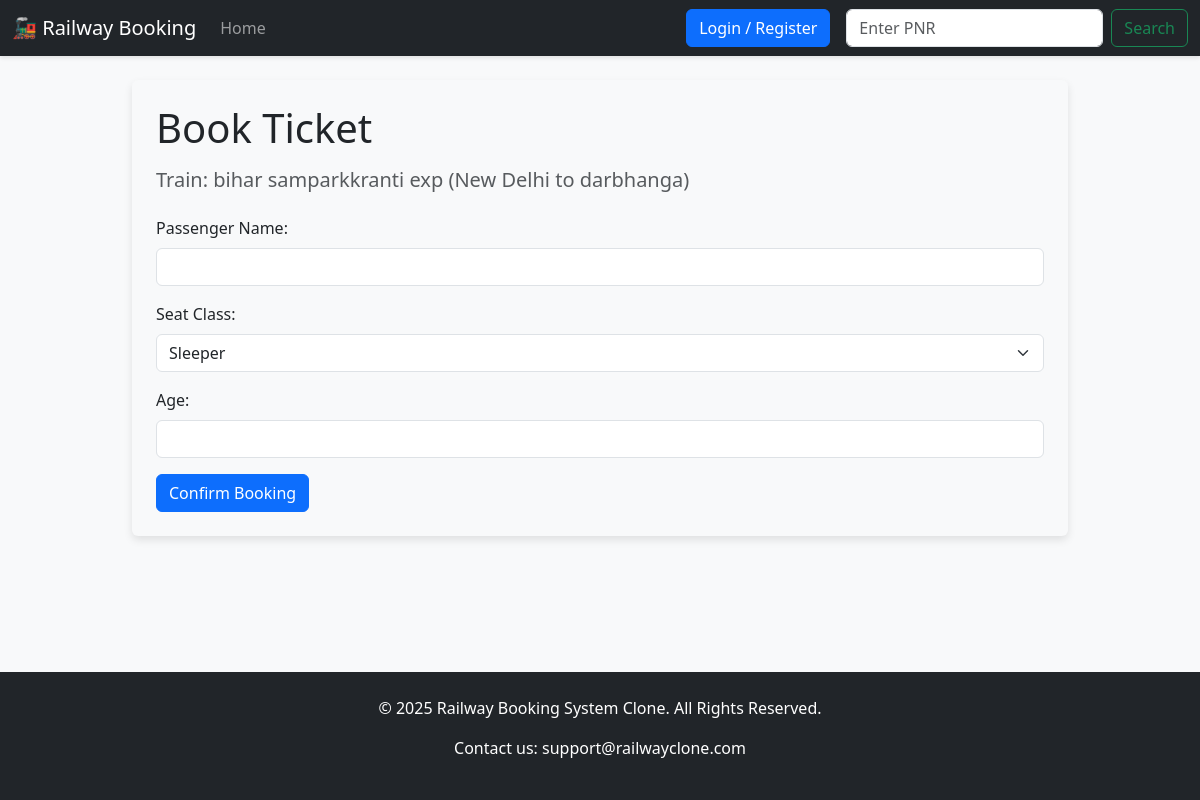
Page /book/9 on the earlier database version.
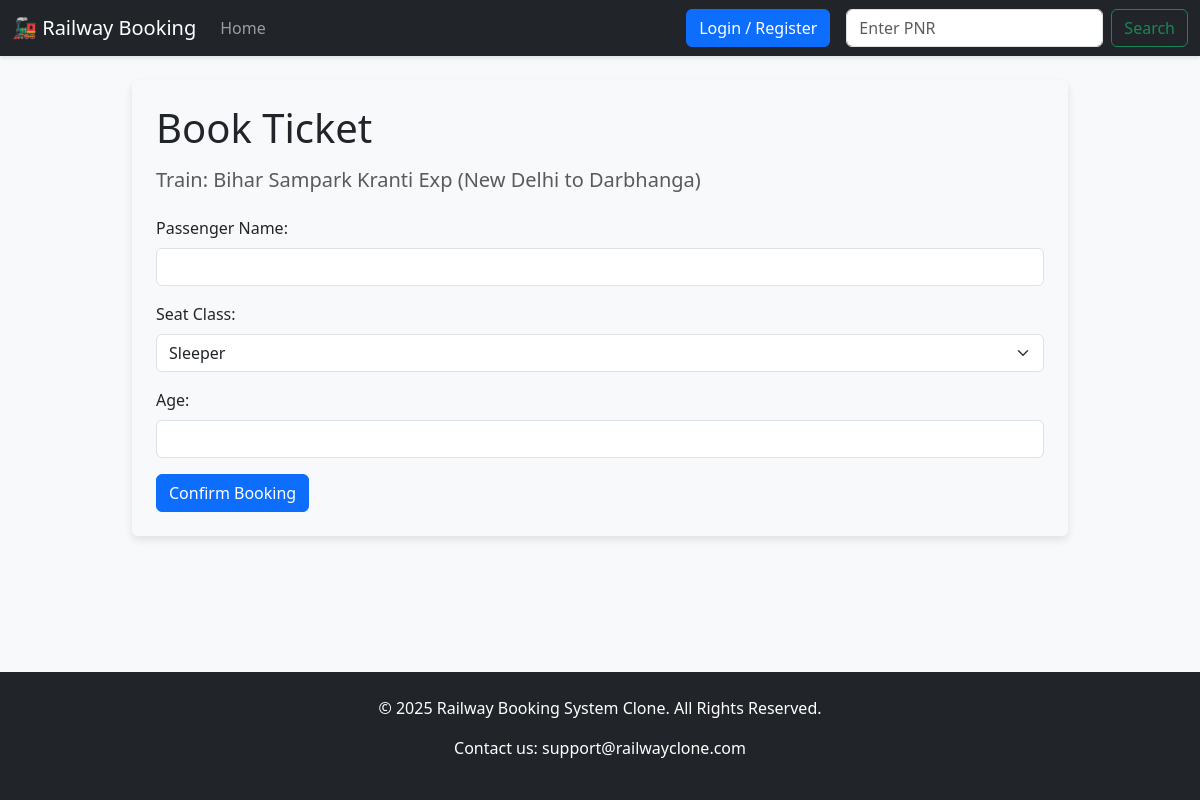
Same page on the later database version.
### app.py (models this page shows)
class Train(db.Model):
    id = db.Column(db.Integer, primary_key=True)
    train_name = db.Column(db.String(100), nullable=False)
    source = db.Column(db.String(100), nullable=False)
    destination = db.Column(db.String(100), nullable=False)
    departure_time = db.Column(db.String(10), nullable=False) # e.g., '06:15'
    total_seats = db.Column(db.Integer, nullable=False)

### app.py (the view)
@app.route('/book/<int:train_id>')
def book(train_id):
    train_to_book = Train.query.get_or_404(train_id)
    confirmed_bookings = Booking.query.filter_by(train_id=train_id).count()
    available_seats = train_to_book.total_seats - confirmed_bookings
    if available_seats <= 0:
        flash('Sorry, no seats available on this train.', 'danger') # 'danger' is a bootstrap class for red alerts
        return redirect(url_for('index')) # Redirect back to home/search page
    return render_template('booking_form.html', train=train_to_book)

### templates/booking_form.html (shortened to what this page needs)
{% extends 'base.html' %}
{% block content %}
  <div class="card bg-light p-4">
    <h1 class="display-6 mb-3">Book Ticket</h1>
    <h5 class="mb-4 text-muted">Train: {{ train.train_name }} ({{ train.source }} to {{ train.destination }})</h5>
    <form action="{{ url_for('submit_booking') }}" method="post">
      <div class="mb-3">
        <label for="passenger_name" class="form-label">Passenger Name:</label>
        <input type="text" class="form-control" id="passenger_name" name="passenger_name" required>
      </div>
      <div class="mb-3">
        <label for="seat_class" class="form-label">Seat Class:</label>
        <select class="form-select" id="seat_class" name="seat_class">
          <option>Sleeper</option>
        </select>
      </div>
      <div class="mb-3">
        <label for="passenger_age" class="form-label">Age:</label>
        <input type="number" class="form-control" id="passenger_age" name="passenger_age" min="1" required>
      </div>
      <button type="submit" class="btn btn-primary">Confirm Booking</button>
    </form>
  </div>
{% endblock %}

### templates/base.html (shortened to what this page needs)
<!doctype html>
<html lang="en" class="h-100">
  <head>
    <link href="https://cdn.jsdelivr.net/npm/bootstrap@5.3.3/dist/css/bootstrap.min.css" rel="stylesheet">
    <link rel="stylesheet" href="{{ url_for('static', filename='css/style.css') }}">
    <link rel="stylesheet" href="{{ url_for('static', filename='css/auth_modal.css') }}">
  </head>
  <body class="d-flex flex-column h-100">
    <nav class="navbar navbar-expand-lg navbar-dark bg-dark">
      <div class="container-fluid">
        <a class="navbar-brand" href="/">🚂 Railway Booking</a>
        <div class="collapse navbar-collapse" id="navbarNav">
          <ul class="navbar-nav me-auto mb-2 mb-lg-0">
            <li class="nav-item">
              <a class="nav-link" href="{{ url_for('index') }}">Home</a>
            </li>
          </ul>
         <ul class="navbar-nav ms-auto mb-2 mb-lg-0 align-items-center">
           {% if session.logged_in %}
             {% if session.is_admin %}
               <li class="nav-item">
                 <a class="nav-link" href="{{ url_for('admin_dashboard') }}">Admin Panel</a>
               </li>
             {% endif %}
             <li class="nav-item dropdown">
               <a class="nav-link dropdown-toggle" href="#" role="button" data-bs-toggle="dropdown">
                 Welcome, {{ session.username }}
               </a>
               <ul class="dropdown-menu dropdown-menu-end">
                 <li><a class="dropdown-item" href="{{ url_for('logout') }}">Logout</a></li>
               </ul>
             </li>
           {% else %}
             <li class="nav-item">
               <button type="button" class="btn btn-primary" data-bs-toggle="modal" data-bs-target="#authModal">Login / Register</button>
             </li>
           {% endif %}
         </ul>
          <form class="d-flex ms-3" action="{{ url_for('pnr_status') }}" method="get">
            <input class="form-control me-2" type="search" name="pnr" placeholder="Enter PNR" required>
            <button class="btn btn-outline-success" type="submit">Search</button>
          </form>
        </div>
      </div>
    </nav>
    <div class="container mt-4 flex-shrink-0 main-container">
      {% block content %}{% endblock %}
    </div>
    <footer class="bg-dark text-white text-center p-4 mt-auto">
        <div class="container">
            <p>&copy; 2025 Railway Booking System Clone. All Rights Reserved.</p>
            <p>Contact us: support@railwayclone.com</p>
        </div>
    </footer>
  </body>
</html>

### static/css/style.css (style rules this page uses)
body { background-color: #f8f9fa; }
.navbar { box-shadow: 0 2px 4px rgba(0,0,0,.1); }
.card { border: none; box-shadow: 0 4px 8px rgba(0,0,0,.1); }
.main-container { max-width: 960px; margin: auto; }

Differences in the rows shown:
changed Train "New Delhi": train_name "bihar samparkkranti exp" → "Bihar Sampark Kranti Exp"; destination "darbhanga" → "Darbhanga"
